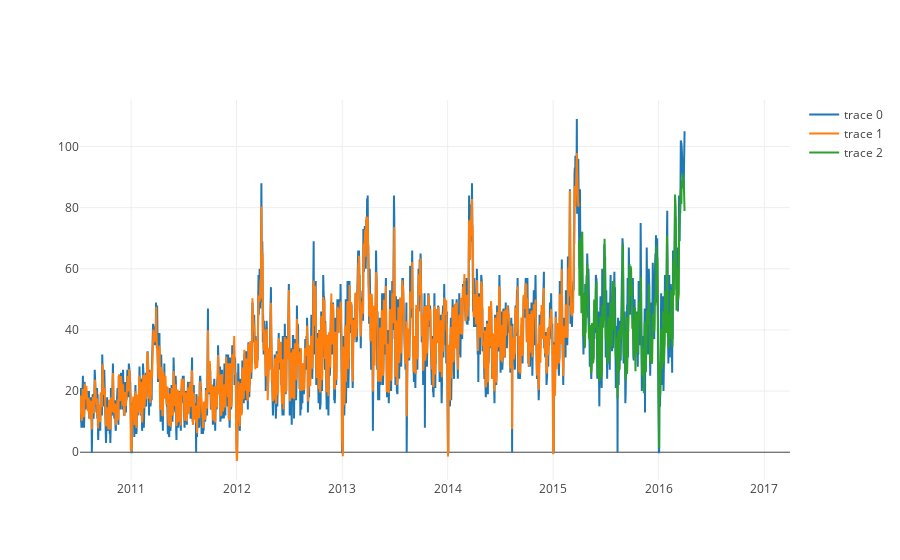

Notebook source saved alongside this figure:
### Code cell
plot = go.Scatter( x=compose.datetime, y=compose['y'])
train_plot = go.Scatter( x=tr_predict["datetime"], y=tr_predict["predict"])
test_plot = go.Scatter( x=te_predict["datetime"], y=te_predict["predict"])
data =[plot,train_plot,test_plot]
plotly.offline.iplot(data)

### Figure 1 — Plotly figure (JSON) as saved in the notebook; plotly's stock layout.template omitted (floating-point values rounded to 4 significant figures; data arrays with more than 128 entries replaced by an {"elided": "..."} marker saying what was removed)
{"data": [{"type": "scatter", "x": {"elided": "2459 str values"}, "y": {"elided": "2459 int values"}}, {"type": "scatter", "x": {"elided": "1728 str values"}, "y": {"elided": "1728 float values"}}, {"type": "scatter", "x": {"elided": "366 str values"}, "y": {"elided": "366 float values"}}], "layout": {}}
